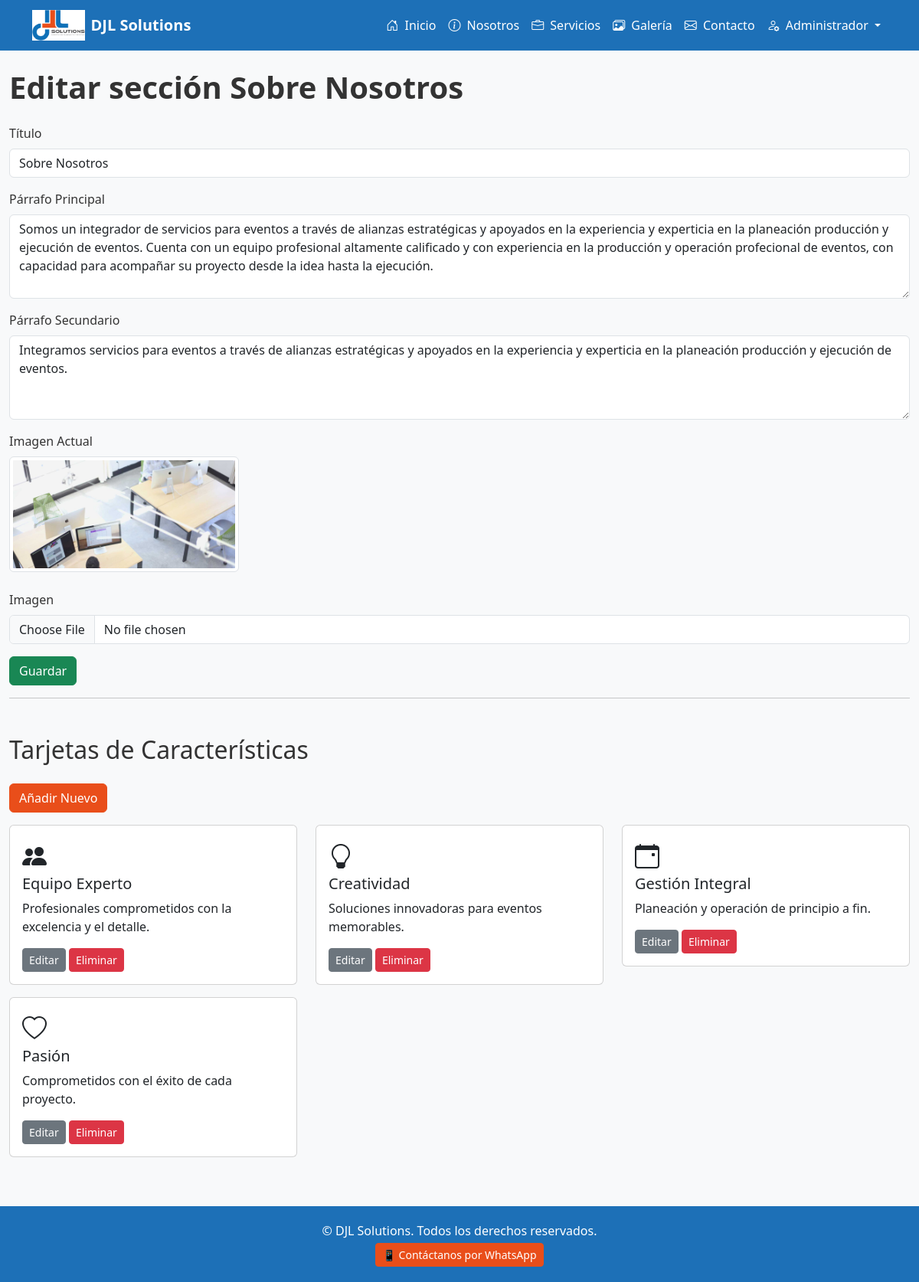
Screenshot of /admin/about (signed in) with the database file from the repository.
### models.py (models this page shows)
class About(db.Model):
    id = db.Column(db.Integer, primary_key=True)
    title = db.Column(db.String(150), nullable=False)
    paragraph1 = db.Column(db.Text, nullable=False)
    paragraph2 = db.Column(db.Text, nullable=False)
    image_filename = db.Column(db.String(255), nullable=True)  # Imagen opcional

class AboutFeature(db.Model):
    id = db.Column(db.Integer, primary_key=True)
    icon = db.Column(db.String(50), nullable=False)
    title = db.Column(db.String(100), nullable=False)
    description = db.Column(db.String(255), nullable=False)

### app.py (the view, shortened to what this page needs)
@app.route('/admin/about', methods=['GET', 'POST'])
@login_required
def admin_about():
    about = About.query.first()
    if not about:
        about = About(title='Sobre Nosotros', paragraph1='', paragraph2='', image_filename=None)
        db.session.add(about)
        db.session.commit()
    form = AboutForm(obj=about)
    features = AboutFeature.query.all()
    return render_template('admin_about.html', form=form, features=features, about=about)

### forms.py
class AboutForm(FlaskForm):
    title = StringField('Título', validators=[DataRequired()])
    paragraph1 = TextAreaField('Párrafo Principal', validators=[DataRequired()])
    paragraph2 = TextAreaField('Párrafo Secundario', validators=[DataRequired()])
    image = FileField('Imagen', validators=[
        FileAllowed(['jpg', 'jpeg', 'png', 'gif'], 'Sólo imágenes.')
    ])
    submit = SubmitField('Guardar')

### app.py (called while the page is built)
@login_manager.user_loader
def load_user(user_id):
    return User.query.get(int(user_id))

### templates/admin_about.html (shortened to what this page needs)
{% extends 'base.html' %}
{% block content %}
<h1 class="fw-bold mb-4">Editar sección Sobre Nosotros</h1>
<form method="POST" enctype="multipart/form-data">
  <div class="mb-3">
    {{ form.title.label(class="form-label") }}
    {{ form.title(class="form-control") }}
  </div>
  <div class="mb-3">
    {{ form.paragraph1.label(class="form-label") }}
    {{ form.paragraph1(class="form-control", rows=4) }}
  </div>
  <div class="mb-3">
    {{ form.paragraph2.label(class="form-label") }}
    {{ form.paragraph2(class="form-control", rows=4) }}
  </div>
  <div class="mb-3">
    <label class="form-label">Imagen Actual</label><br>
    {% if about.image_filename %}
      <img src="{{ url_for('static', filename='images/about/' + about.image_filename) }}" class="img-thumbnail mb-2" style="max-width: 300px;">
    {% else %}
      <p class="text-muted">No hay imagen.</p>
    {% endif %}
  </div>
  <div class="mb-3">
    {{ form.image.label(class="form-label") }}
    {{ form.image(class="form-control") }}
  </div>
  <button type="submit" class="btn btn-success">{{ form.submit.label.text }}</button>
</form>
<hr>
<h2 class="mt-5">Tarjetas de Características</h2>
<a class="btn btn-primary my-3" href="{{ url_for('add_about_feature') }}">Añadir Nuevo</a>
<div class="row">
  {% for feature in features %}
  <div class="col-md-4">
    <div class="card mb-3">
      <div class="card-body">
        <i class="bi {{ feature.icon }} fs-2"></i>
        <h5 class="card-title">{{ feature.title }}</h5>
        <p class="card-text">{{ feature.description }}</p>
        <a href="{{ url_for('edit_about_feature', feature_id=feature.id) }}" class="btn btn-sm btn-secondary">Editar</a>
        <form method="POST" action="{{ url_for('delete_about_feature', feature_id=feature.id) }}" style="display:inline;">
          <button class="btn btn-sm btn-danger" onclick="return confirm('¿Seguro que quieres eliminar este elemento?');">Eliminar</button>
        </form>
      </div>
    </div>
  </div>
  {% endfor %}
</div>
{% endblock %}

### static/css/styles.css (style rules this page uses)
body { font-family: 'Segoe UI', Tahoma, Geneva, Verdana, sans-serif; background-color: #f8f9fa; color: #333; }
.btn-primary { background-color: #e94e1a; border-color: #e94e1a; }

### rows the page displays
About: title "Sobre Nosotros", paragraph1 "Somos un integrador de servicios para eventos a través de alianzas estratégicas y apoyados en la experiencia y experticia en la planeación producción y ejecución de eventos. Cuenta con un equipo profesional altamente calificado y con experiencia en la producción y operación profecional de eventos, con capacidad para acompañar su proyecto desde la idea hasta la ejecución.", paragraph2 "Integramos servicios para eventos a través de alianzas estratégicas y apoyados en la experiencia y experticia en la planeación producción y ejecución de eventos.", image_filename (picture)
AboutFeature: title "Equipo Experto", description "Profesionales comprometidos con la excelencia y el detalle."
AboutFeature: title "Creatividad", description "Soluciones innovadoras para eventos memorables."
AboutFeature: title "Gestión Integral", description "Planeación y operación de principio a fin."
AboutFeature: title "Pasión", description "Comprometidos con el éxito de cada proyecto."
